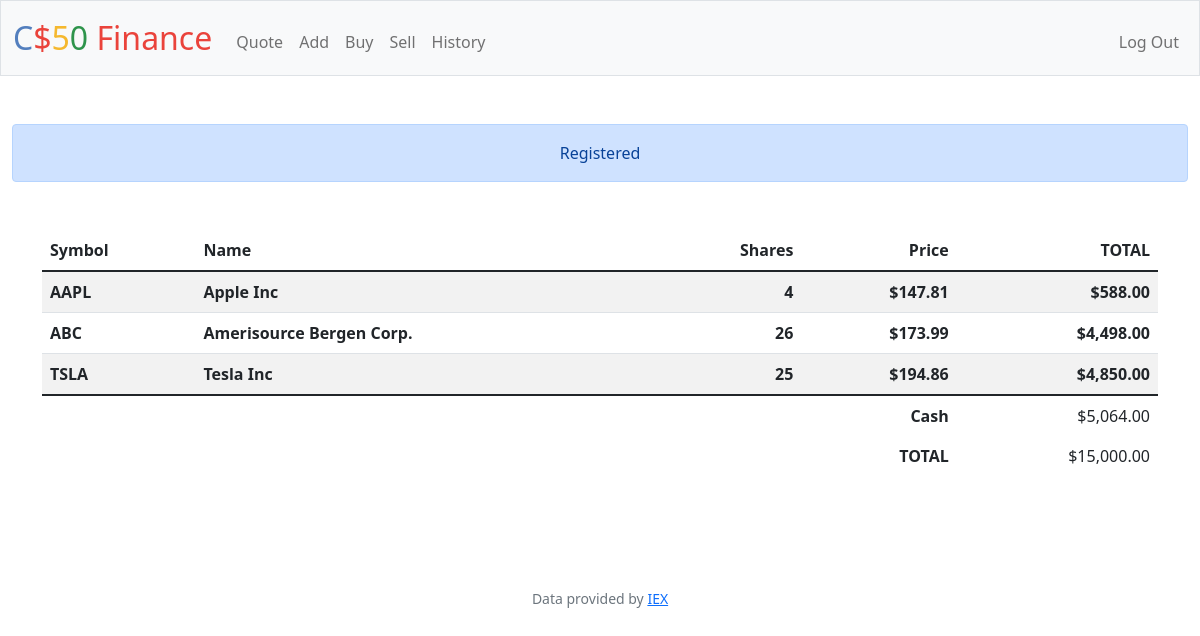
/ (signed in), run on the app's committed database.
### tables this page shows
CREATE TABLE holdings (username TEXT NOT NULL, symbol TEXT NOT NULL, name TEXT NOT NULL, shares NUMERIC NOT NULL, price NUMERIC NOT NULL, total NUMERIC NOT NULL, primary key(username, symbol));

### app.py (the view)
@app.route("/")
@login_required
def index():
    username = db.execute("SELECT username FROM users WHERE id = ?", session["user_id"])[0]["username"]
    holdings = db.execute("SELECT username, symbol, name, shares, price, total FROM holdings WHERE username = ?", username)
    total = 0
    for row in holdings:
        if row["username"] == username:
            total += row["total"]
        row["total"] = usd(row["total"])
    cash = db.execute("SELECT cash FROM users WHERE id = ?", session["user_id"])[0]["cash"]
    total = usd(total + cash)
    cash = usd(cash)
    return render_template("index.html", holdings=holdings, cash=cash, total=total)

### app.py (called while the page is built)
@app.after_request
def after_request(response):
    response.headers["Cache-Control"] = "no-cache, no-store, must-revalidate"
    response.headers["Expires"] = 0
    response.headers["Pragma"] = "no-cache"
    return response

### helpers.py (called while the page is built)
def login_required(f):
    @wraps(f)
    def decorated_function(*args, **kwargs):
        if session.get("user_id") is None:
            return redirect("/login")
        return f(*args, **kwargs)
    return decorated_function

def usd(value):
    return f"${value:,.2f}"

### templates/index.html (shortened to what this page needs)
{% extends "layout.html" %}
{% block main %}
<header>
    <div class="alert alert-primary mb-0 text-center" role="alert">Registered</div>
</header>
<main class="container py-5 text-center">
    <table class="table table-striped">
        <thead>
            <tr>
                <th class="text-start">Symbol</th>
                <th class="text-start">Name</th>
                <th class="text-end">Shares</th>
                <th class="text-end">Price</th>
                <th class="text-end">TOTAL</th>
            </tr>
        </thead>
        <tbody>
            {% for row in holdings %}
                <tr>
                    <th class="text-start">{{ row["symbol"] }}</th>
                    <th class="text-start"> {{ row["name"] }} </th>
                    <th class="text-end">{{ row["shares"] }}</th>
                    <th class="text-end"> {{ row["price"] }} </th>
                    <th class="text-end">{{ row["total"] }}</th>
                </tr>
            {% endfor %}
        </tbody>
        <tfoot>
            <tr>
                <td class="border-0 fw-bold text-end" colspan="4">Cash</td>
                <td class="border-0 text-end">{{ cash }}</td>
            </tr>
            <tr>
                <td class="border-0 fw-bold text-end" colspan="4">TOTAL</td>
                <td class="border-0 w-bold text-end">{{ total }}</td>
            </tr>
        </tfoot>
    </table>
</main>
{% endblock %}

### data on the page
holdings: symbol "AAPL", name "Apple Inc", shares "4", price "$147.81", total "$588.00"
holdings: symbol "ABC", name "Amerisource Bergen Corp.", shares "26", price "$173.99", total "$4,498.00"
holdings: symbol "TSLA", name "Tesla Inc", shares "25", price "$194.86", total "$4,850.00"

### other printed values
{{ cash }} "$5,064.00"
{{ total }} "$15,000.00"
